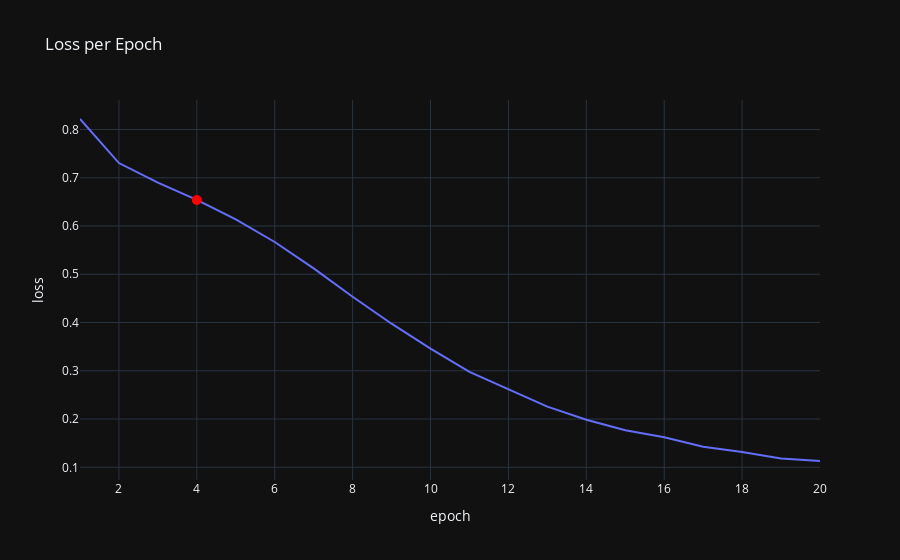
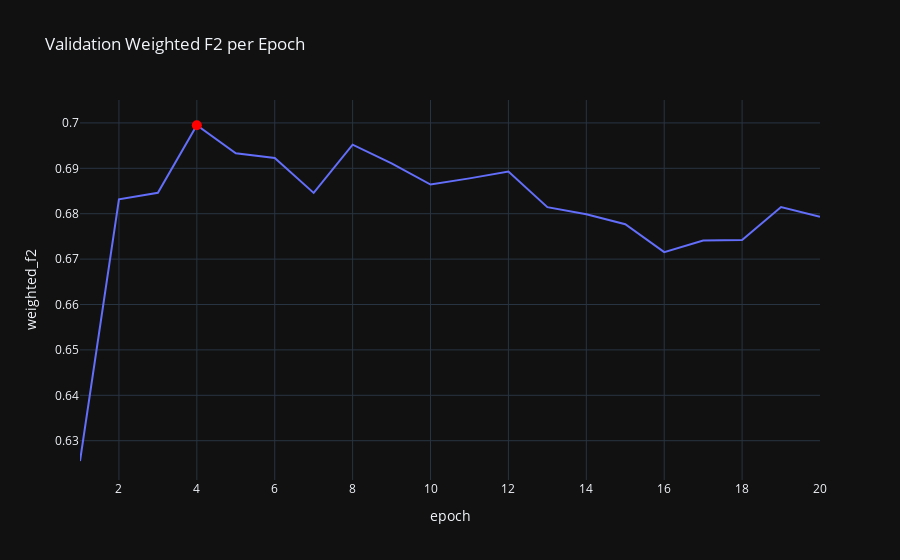
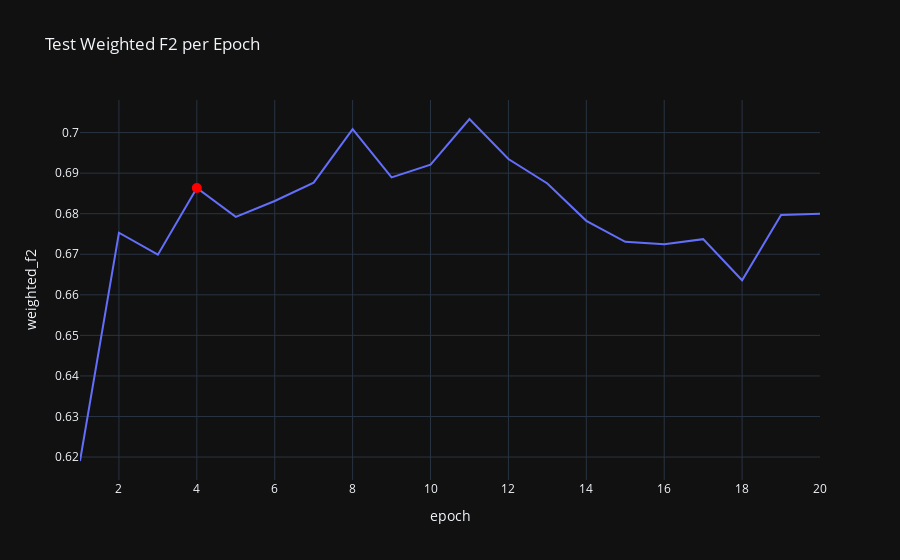

Write notebook code for charts like these, in order.
### Code cell
# Plot Loss and Target Metric per Epoch, highlighting the peak
fig_a = px.line(result_df, x='epoch', y='loss', title='Loss per Epoch', template='plotly_dark')
fig_a.add_scatter(x=[best_epoch+1], y=[loss_history[best_epoch]], mode='markers', showlegend=False, marker={'color': 'red', 'size': 10}, name='Best Model')
fig_a.update_layout()
fig_a.show()

fig_b = px.line(result_df, x='epoch', y='weighted_f2', title='Validation Weighted F2 per Epoch', template='plotly_dark')
fig_b.add_scatter(x=[best_epoch+1], y=[metric_history[best_epoch]['weighted_f2']], mode='markers', showlegend=False, marker={'color': 'red', 'size': 10}, name='Best Model')
fig_b.update_layout()
fig_b.show()

fig_c = px.line(test_result_df, x='epoch', y='weighted_f2', title='Test Weighted F2 per Epoch', template='plotly_dark')
fig_c.add_scatter(x=[best_epoch+1], y=[test_metric_history[best_epoch]['weighted_f2']], mode='markers', showlegend=False, marker={'color': 'red', 'size': 10}, name='Best Model')
fig_c.update_layout()
fig_c.show()

### Figure 1 — Plotly figure (JSON) as saved in the notebook; plotly's stock layout.template omitted (floating-point values rounded to 4 significant figures)
{"data": [{"hovertemplate": "epoch=%{x}<br>loss=%{y}<extra></extra>", "legendgroup": "", "line": {"color": "#636efa", "dash": "solid"}, "marker": {"symbol": "circle"}, "mode": "lines", "name": "", "orientation": "v", "showlegend": false, "type": "scatter", "x": [1, 2, 3, 4, 5, 6, 7, 8, 9, 10, 11, 12, 13, 14, 15, 16, 17, 18, 19, 20], "xaxis": "x", "y": [0.8217, 0.7304, 0.6899, 0.6541, 0.6136, 0.5669, 0.5122, 0.4535, 0.3976, 0.3458, 0.2979, 0.2617, 0.2258, 0.1985, 0.1768, 0.1624, 0.1426, 0.1319, 0.118, 0.1131], "yaxis": "y"}, {"marker": {"color": "red", "size": 10}, "mode": "markers", "name": "Best Model", "showlegend": false, "type": "scatter", "x": [4], "y": [0.6541]}], "layout": {"legend": {"tracegroupgap": 0}, "title": {"text": "Loss per Epoch"}, "xaxis": {"anchor": "y", "domain": [0, 1], "title": {"text": "epoch"}}, "yaxis": {"anchor": "x", "domain": [0, 1], "title": {"text": "loss"}}}}

### Figure 2 — Plotly figure (JSON) as saved in the notebook; plotly's stock layout.template omitted (floating-point values rounded to 4 significant figures)
{"data": [{"hovertemplate": "epoch=%{x}<br>weighted_f2=%{y}<extra></extra>", "legendgroup": "", "line": {"color": "#636efa", "dash": "solid"}, "marker": {"symbol": "circle"}, "mode": "lines", "name": "", "orientation": "v", "showlegend": false, "type": "scatter", "x": [1, 2, 3, 4, 5, 6, 7, 8, 9, 10, 11, 12, 13, 14, 15, 16, 17, 18, 19, 20], "xaxis": "x", "y": [0.6255, 0.6832, 0.6846, 0.6995, 0.6933, 0.6923, 0.6846, 0.6952, 0.6911, 0.6864, 0.6878, 0.6893, 0.6814, 0.6799, 0.6777, 0.6715, 0.6741, 0.6742, 0.6815, 0.6793], "yaxis": "y"}, {"marker": {"color": "red", "size": 10}, "mode": "markers", "name": "Best Model", "showlegend": false, "type": "scatter", "x": [4], "y": [0.6995]}], "layout": {"legend": {"tracegroupgap": 0}, "title": {"text": "Validation Weighted F2 per Epoch"}, "xaxis": {"anchor": "y", "domain": [0, 1], "title": {"text": "epoch"}}, "yaxis": {"anchor": "x", "domain": [0, 1], "title": {"text": "weighted_f2"}}}}

### Figure 3 — Plotly figure (JSON) as saved in the notebook; plotly's stock layout.template omitted (floating-point values rounded to 4 significant figures)
{"data": [{"hovertemplate": "epoch=%{x}<br>weighted_f2=%{y}<extra></extra>", "legendgroup": "", "line": {"color": "#636efa", "dash": "solid"}, "marker": {"symbol": "circle"}, "mode": "lines", "name": "", "orientation": "v", "showlegend": false, "type": "scatter", "x": [1, 2, 3, 4, 5, 6, 7, 8, 9, 10, 11, 12, 13, 14, 15, 16, 17, 18, 19, 20], "xaxis": "x", "y": [0.619, 0.6753, 0.6699, 0.6863, 0.6792, 0.6831, 0.6877, 0.7009, 0.689, 0.6921, 0.7034, 0.6935, 0.6874, 0.6782, 0.6731, 0.6725, 0.6737, 0.6636, 0.6797, 0.68], "yaxis": "y"}, {"marker": {"color": "red", "size": 10}, "mode": "markers", "name": "Best Model", "showlegend": false, "type": "scatter", "x": [4], "y": [0.6863]}], "layout": {"legend": {"tracegroupgap": 0}, "title": {"text": "Test Weighted F2 per Epoch"}, "xaxis": {"anchor": "y", "domain": [0, 1], "title": {"text": "epoch"}}, "yaxis": {"anchor": "x", "domain": [0, 1], "title": {"text": "weighted_f2"}}}}
